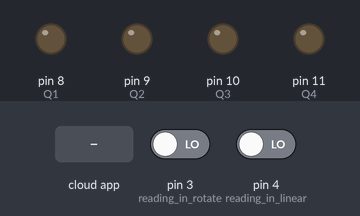
The sketch below on a simulated Arduino Uno, built with avr-gcc and run on an emulated ATmega328P. On the bench: output pins drawn as LEDs (lit = HIGH). Inputs (shaded band) come from the test bench; at power-on: pin 3 (reading_in_rotate) LOW, pin 4 (reading_in_linear) LOW. The ROS host is connected and sends only what is stated.

Above: at 1.2 s.
1.3 s: the phone or cloud app sets motor_q1 to 45
At 1.6 s:
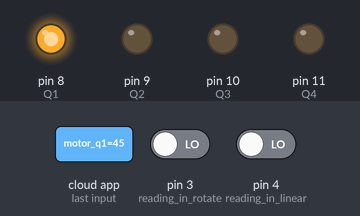
2.8 s: the phone or cloud app sets motor_q2 to 0
At 3.4 s:
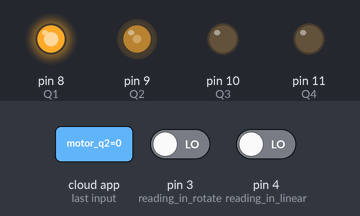
4.3 s: the phone or cloud app sets motor_q3 to 0
At 5.1 s:
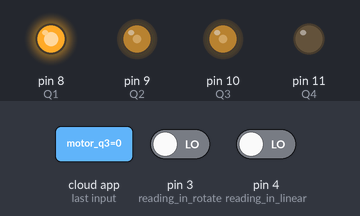
5.8 s: the phone or cloud app sets motor_q4 to 0
At 6.2 s:
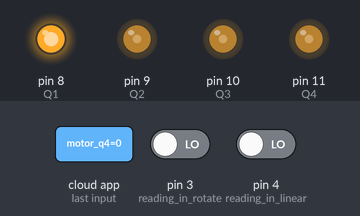
7.3 s: the phone or cloud app sets motor_q1 to 0
At 8.0 s:
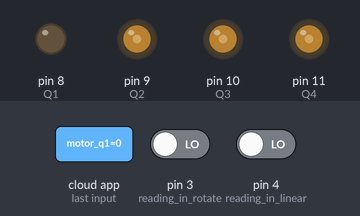
8.8 s: the phone or cloud app sets motor_q2 to 45
At 9.7 s:
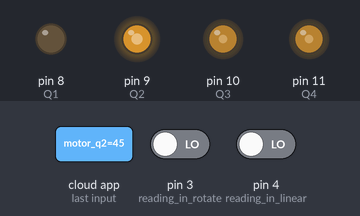
Timing chart, 0 to 11.3 s (numbered marks = the images above; inputs shaded):
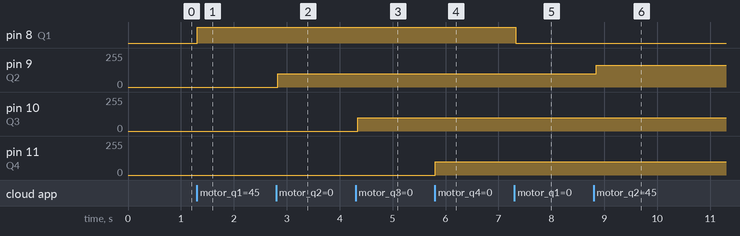

Measured:
- after the input at 1.3 s, pin 8 (Q1): LOW → HIGH at once
- after the input at 2.8 s, pin 9 (Q2): 0/255 → 100/255 at once
- after the input at 4.3 s, pin 10 (Q3): 0/255 → 100/255 after 0.05 s
- after the input at 5.8 s, pin 11 (Q4): 0/255 → 100/255 at once
- after the input at 7.3 s, pin 8 (Q1): HIGH → LOW at once
- after the input at 8.8 s, pin 9 (Q2): 100/255 → 165/255 at once

The sketch:

RC_testing_without_voltage_divider.ino
```cpp
/*
 * Firmware for a holonomic wheeled robot with 8 bump sensors
 *
 * Parts of this code used from ros tutorial found here,
 * www.ros.org/wiki/rosserial_arduino_demos
 *
 */

#if (ARDUINO >= 100)
 #include <Arduino.h>
#else
 #include <WProgram.h>
#endif

#include <ros.h>
#include <std_msgs/Bool.h>
#include <std_msgs/UInt16.h>
#include <std_msgs/Float64.h>

int ch1, linear; // linear drive
int ch2; //turning left joystic
int rotate, inv_rotate; //rotation
int auto_q1, auto_q2, auto_q3, auto_q4;
int back_linear;

std_msgs::UInt16 test;
ros::NodeHandle nh;

void q1_cb(const std_msgs::UInt16& cmd_msg){
  auto_q1= map(cmd_msg.data, 0, 100, 100, 245);
  analogWrite(8, auto_q1);
}
void q2_cb(const std_msgs::UInt16& cmd_msg){
  auto_q2= map(cmd_msg.data, 0, 100, 100, 245);
  analogWrite(9, auto_q2);
}
void q3_cb(const std_msgs::UInt16& cmd_msg){
  auto_q3= map(cmd_msg.data, 0, 100, 100, 245);
  analogWrite(10, auto_q3);
}
void q4_cb(const std_msgs::UInt16& cmd_msg){
  auto_q4= map(cmd_msg.data, 0, 100, 100, 245);
  analogWrite(11, auto_q4);
}

ros::Subscriber<std_msgs::UInt16> motor_q1_sub("motor_q1", q1_cb);
ros::Subscriber<std_msgs::UInt16> motor_q2_sub("motor_q2", q2_cb);
ros::Subscriber<std_msgs::UInt16> motor_q3_sub("motor_q3", q3_cb);
ros::Subscriber<std_msgs::UInt16> motor_q4_sub("motor_q4", q4_cb);
ros::Publisher q1_pub("linear", &test);

void setup(){
  nh.initNode();
  nh.subscribe(motor_q1_sub);
  nh.subscribe(motor_q2_sub);
  nh.subscribe(motor_q3_sub);
  nh.subscribe(motor_q4_sub);
  nh.advertise(q1_pub);

  pinMode(4, INPUT); //reading in linear
  pinMode(3, INPUT); //reading in rotate
  pinMode(8, OUTPUT);   //Q1
  pinMode(9, OUTPUT);   //Q2
  pinMode(10, OUTPUT);  //Q3
  pinMode(11, OUTPUT);  //Q4

}

void loop(){
  int count = 0;

  ch1 = pulseIn(3, HIGH, 25000);
  ch2 = pulseIn(4, HIGH, 25000);
  rotate = map(ch2, 1130, 1960, 100, 245);
  linear = map(ch1, 1130, 1869, 255, 100);
  inv_rotate = map(rotate, 100, 245, 245, 100);
  back_linear = map(ch1, 1130, 1960, 240, 130);

  if(linear > 100 && linear < 255){
    analogWrite(8, linear);
    analogWrite(9, linear);
    analogWrite(10, linear);
    analogWrite(11, linear);

    if(rotate> 210){ //rotate right
      analogWrite(8, inv_rotate);
      analogWrite(9, rotate);
      analogWrite(10, rotate);
      analogWrite(11, inv_rotate);
    }

    if(rotate<150){ //rotate left
      analogWrite(8, inv_rotate);
      analogWrite(9, rotate);
      analogWrite(10, rotate);
      analogWrite(11, inv_rotate);
    }

  }

  if(count == 100){
    test.data = linear;
    q1_pub.publish(&test);
    count = 0;
  }
  count ++;
  nh.spinOnce();
  delay(1);

}
```
